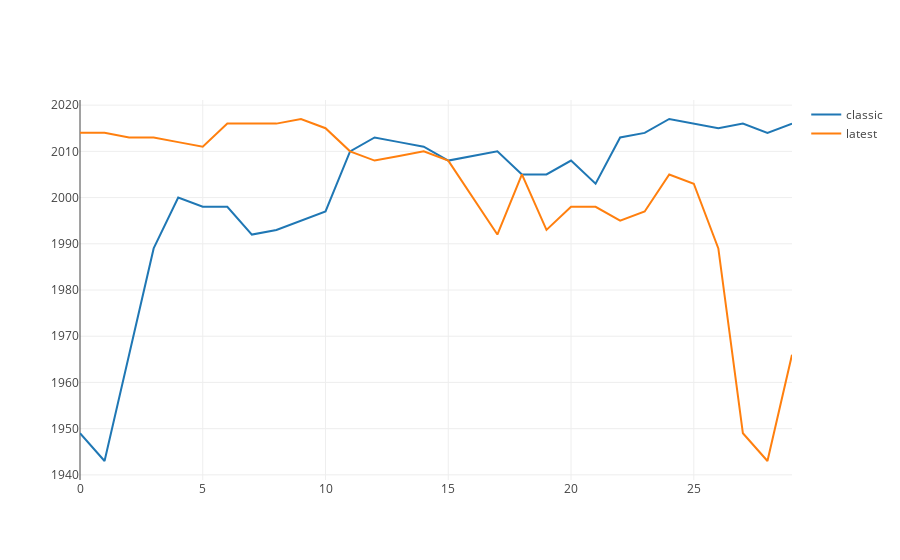

The notebook cell this image was saved under:
### Markdown cell above
### Query Time
If we search for `batman`, how do the results compare?  Since the `classic` model prefered old movies it has old movies in the top position, and the opposite is true for the `latest` model.  To continue learning LTR, brainstorm more features and generate some real judgments for real queries.

### Code cell
from ltr.release_date_plot import plot
plot(client)

### Figure 1 — Plotly figure (JSON) as saved in the notebook; plotly's stock layout.template omitted (floating-point values rounded to 4 significant figures)
{"data": [{"mode": "lines", "name": "classic", "type": "scatter", "uid": "7100850f-b04f-4653-8f33-fce0a53f71d7", "x": [0, 1, 2, 3, 4, 5, 6, 7, 8, 9, 10, 11, 12, 13, 14, 15, 16, 17, 18, 19, 20, 21, 22, 23, 24, 25, 26, 27, 28, 29], "y": [1949, 1943, 1966, 1989, 2000, 1998, 1998, 1992, 1993, 1995, 1997, 2010, 2013, 2012, 2011, 2008, 2009, 2010, 2005, 2005, 2008, 2003, 2013, 2014, 2017, 2016, 2015, 2016, 2014, 2016]}, {"mode": "lines", "name": "latest", "type": "scatter", "uid": "b082722a-8a5f-40b4-98da-c4c7c37de4d1", "x": [0, 1, 2, 3, 4, 5, 6, 7, 8, 9, 10, 11, 12, 13, 14, 15, 16, 17, 18, 19, 20, 21, 22, 23, 24, 25, 26, 27, 28, 29], "y": [2014, 2014, 2013, 2013, 2012, 2011, 2016, 2016, 2016, 2017, 2015, 2010, 2008, 2009, 2010, 2008, 2000, 1992, 2005, 1993, 1998, 1998, 1995, 1997, 2005, 2003, 1989, 1949, 1943, 1966]}], "layout": {}}
